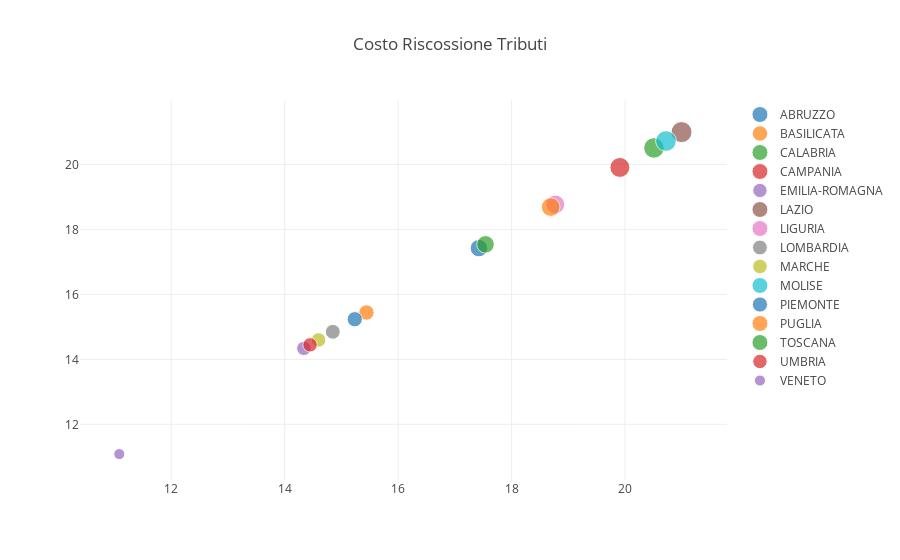
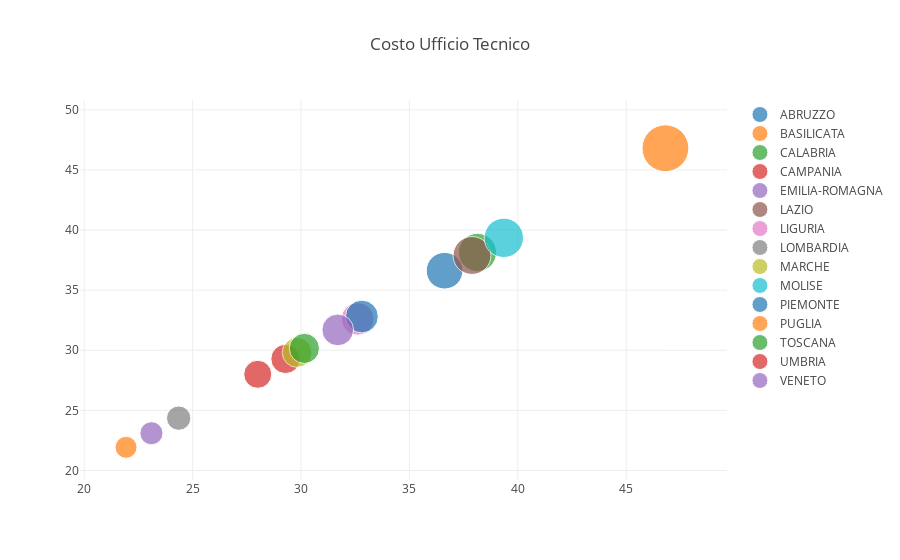
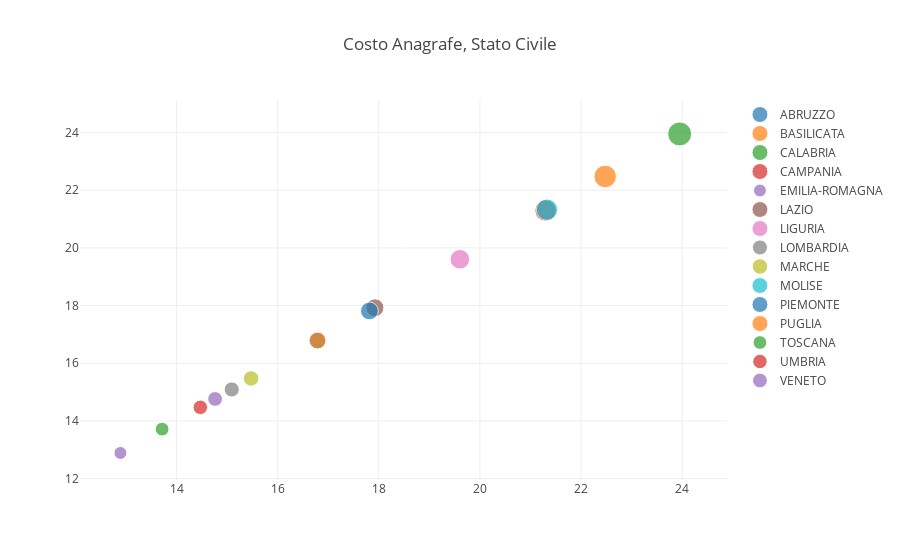
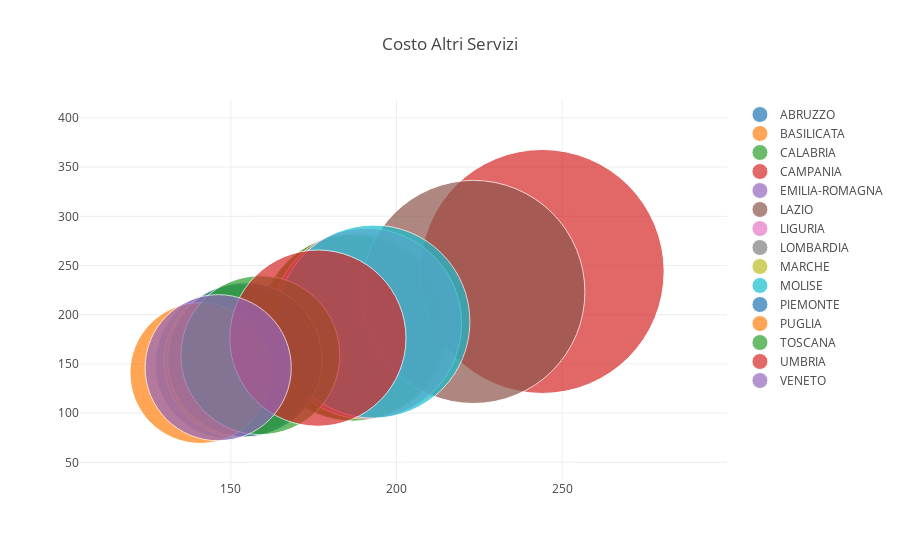

Source (notebook cell) for these figures, in order:
### Code cell
def create_bubble_chart(df, column_name):
    data= []
    for region, series in df.iterrows():
        data.append(
            go.Scatter(
                x = [series[column_name]],
                y = [series[column_name]],
                text = [column_name],
                mode='markers',
                marker=dict(
                    size=[series[column_name]]
                ),
                name=region
            )
        )

    layout = go.Layout(
        title = column_name.title()
    )

    fig = go.Figure(data=data, layout=layout)
    return fig
for c in costi_columns:
    fig = create_bubble_chart(df_media_costi, c)
    py.iplot(fig)

### Figure 1 — Plotly figure (JSON) as saved in the notebook; plotly's stock layout.template omitted (floating-point values rounded to 4 significant figures)
{"data": [{"marker": {"size": [17.42]}, "mode": "markers", "name": "ABRUZZO", "text": ["costo riscossione tributi"], "type": "scatter", "x": [17.42], "y": [17.42]}, {"marker": {"size": [15.44]}, "mode": "markers", "name": "BASILICATA", "text": ["costo riscossione tributi"], "type": "scatter", "x": [15.44], "y": [15.44]}, {"marker": {"size": [20.51]}, "mode": "markers", "name": "CALABRIA", "text": ["costo riscossione tributi"], "type": "scatter", "x": [20.51], "y": [20.51]}, {"marker": {"size": [19.91]}, "mode": "markers", "name": "CAMPANIA", "text": ["costo riscossione tributi"], "type": "scatter", "x": [19.91], "y": [19.91]}, {"marker": {"size": [14.34]}, "mode": "markers", "name": "EMILIA-ROMAGNA", "text": ["costo riscossione tributi"], "type": "scatter", "x": [14.34], "y": [14.34]}, {"marker": {"size": [20.99]}, "mode": "markers", "name": "LAZIO", "text": ["costo riscossione tributi"], "type": "scatter", "x": [20.99], "y": [20.99]}, {"marker": {"size": [18.77]}, "mode": "markers", "name": "LIGURIA", "text": ["costo riscossione tributi"], "type": "scatter", "x": [18.77], "y": [18.77]}, {"marker": {"size": [14.85]}, "mode": "markers", "name": "LOMBARDIA", "text": ["costo riscossione tributi"], "type": "scatter", "x": [14.85], "y": [14.85]}, {"marker": {"size": [14.6]}, "mode": "markers", "name": "MARCHE", "text": ["costo riscossione tributi"], "type": "scatter", "x": [14.6], "y": [14.6]}, {"marker": {"size": [20.72]}, "mode": "markers", "name": "MOLISE", "text": ["costo riscossione tributi"], "type": "scatter", "x": [20.72], "y": [20.72]}, {"marker": {"size": [15.24]}, "mode": "markers", "name": "PIEMONTE", "text": ["costo riscossione tributi"], "type": "scatter", "x": [15.24], "y": [15.24]}, {"marker": {"size": [18.69]}, "mode": "markers", "name": "PUGLIA", "text": ["costo riscossione tributi"], "type": "scatter", "x": [18.69], "y": [18.69]}, {"marker": {"size": [17.54]}, "mode": "markers", "name": "TOSCANA", "text": ["costo riscossione tributi"], "type": "scatter", "x": [17.54], "y": [17.54]}, {"marker": {"size": [14.45]}, "mode": "markers", "name": "UMBRIA", "text": ["costo riscossione tributi"], "type": "scatter", "x": [14.45], "y": [14.45]}, {"marker": {"size": [11.08]}, "mode": "markers", "name": "VENETO", "text": ["costo riscossione tributi"], "type": "scatter", "x": [11.08], "y": [11.08]}], "layout": {"title": "Costo Riscossione Tributi"}}

### Figure 2 — Plotly figure (JSON) as saved in the notebook; plotly's stock layout.template omitted (floating-point values rounded to 4 significant figures)
{"data": [{"marker": {"size": [36.62]}, "mode": "markers", "name": "ABRUZZO", "text": ["costo ufficio tecnico"], "type": "scatter", "x": [36.62], "y": [36.62]}, {"marker": {"size": [46.81]}, "mode": "markers", "name": "BASILICATA", "text": ["costo ufficio tecnico"], "type": "scatter", "x": [46.81], "y": [46.81]}, {"marker": {"size": [38.14]}, "mode": "markers", "name": "CALABRIA", "text": ["costo ufficio tecnico"], "type": "scatter", "x": [38.14], "y": [38.14]}, {"marker": {"size": [29.28]}, "mode": "markers", "name": "CAMPANIA", "text": ["costo ufficio tecnico"], "type": "scatter", "x": [29.28], "y": [29.28]}, {"marker": {"size": [23.1]}, "mode": "markers", "name": "EMILIA-ROMAGNA", "text": ["costo ufficio tecnico"], "type": "scatter", "x": [23.1], "y": [23.1]}, {"marker": {"size": [37.89]}, "mode": "markers", "name": "LAZIO", "text": ["costo ufficio tecnico"], "type": "scatter", "x": [37.89], "y": [37.89]}, {"marker": {"size": [32.61]}, "mode": "markers", "name": "LIGURIA", "text": ["costo ufficio tecnico"], "type": "scatter", "x": [32.61], "y": [32.61]}, {"marker": {"size": [24.36]}, "mode": "markers", "name": "LOMBARDIA", "text": ["costo ufficio tecnico"], "type": "scatter", "x": [24.36], "y": [24.36]}, {"marker": {"size": [29.82]}, "mode": "markers", "name": "MARCHE", "text": ["costo ufficio tecnico"], "type": "scatter", "x": [29.82], "y": [29.82]}, {"marker": {"size": [39.35]}, "mode": "markers", "name": "MOLISE", "text": ["costo ufficio tecnico"], "type": "scatter", "x": [39.35], "y": [39.35]}, {"marker": {"size": [32.81]}, "mode": "markers", "name": "PIEMONTE", "text": ["costo ufficio tecnico"], "type": "scatter", "x": [32.81], "y": [32.81]}, {"marker": {"size": [21.93]}, "mode": "markers", "name": "PUGLIA", "text": ["costo ufficio tecnico"], "type": "scatter", "x": [21.93], "y": [21.93]}, {"marker": {"size": [30.15]}, "mode": "markers", "name": "TOSCANA", "text": ["costo ufficio tecnico"], "type": "scatter", "x": [30.15], "y": [30.15]}, {"marker": {"size": [28.0]}, "mode": "markers", "name": "UMBRIA", "text": ["costo ufficio tecnico"], "type": "scatter", "x": [28.0], "y": [28.0]}, {"marker": {"size": [31.69]}, "mode": "markers", "name": "VENETO", "text": ["costo ufficio tecnico"], "type": "scatter", "x": [31.69], "y": [31.69]}], "layout": {"title": "Costo Ufficio Tecnico"}}

### Figure 3 — Plotly figure (JSON) as saved in the notebook; plotly's stock layout.template omitted (floating-point values rounded to 4 significant figures)
{"data": [{"marker": {"size": [16.78]}, "mode": "markers", "name": "ABRUZZO", "text": ["costo anagrafe, stato civile"], "type": "scatter", "x": [16.78], "y": [16.78]}, {"marker": {"size": [22.48]}, "mode": "markers", "name": "BASILICATA", "text": ["costo anagrafe, stato civile"], "type": "scatter", "x": [22.48], "y": [22.48]}, {"marker": {"size": [23.95]}, "mode": "markers", "name": "CALABRIA", "text": ["costo anagrafe, stato civile"], "type": "scatter", "x": [23.95], "y": [23.95]}, {"marker": {"size": [21.3]}, "mode": "markers", "name": "CAMPANIA", "text": ["costo anagrafe, stato civile"], "type": "scatter", "x": [21.3], "y": [21.3]}, {"marker": {"size": [12.89]}, "mode": "markers", "name": "EMILIA-ROMAGNA", "text": ["costo anagrafe, stato civile"], "type": "scatter", "x": [12.89], "y": [12.89]}, {"marker": {"size": [17.92]}, "mode": "markers", "name": "LAZIO", "text": ["costo anagrafe, stato civile"], "type": "scatter", "x": [17.92], "y": [17.92]}, {"marker": {"size": [19.6]}, "mode": "markers", "name": "LIGURIA", "text": ["costo anagrafe, stato civile"], "type": "scatter", "x": [19.6], "y": [19.6]}, {"marker": {"size": [15.09]}, "mode": "markers", "name": "LOMBARDIA", "text": ["costo anagrafe, stato civile"], "type": "scatter", "x": [15.09], "y": [15.09]}, {"marker": {"size": [15.47]}, "mode": "markers", "name": "MARCHE", "text": ["costo anagrafe, stato civile"], "type": "scatter", "x": [15.47], "y": [15.47]}, {"marker": {"size": [21.33]}, "mode": "markers", "name": "MOLISE", "text": ["costo anagrafe, stato civile"], "type": "scatter", "x": [21.33], "y": [21.33]}, {"marker": {"size": [17.81]}, "mode": "markers", "name": "PIEMONTE", "text": ["costo anagrafe, stato civile"], "type": "scatter", "x": [17.81], "y": [17.81]}, {"marker": {"size": [16.79]}, "mode": "markers", "name": "PUGLIA", "text": ["costo anagrafe, stato civile"], "type": "scatter", "x": [16.79], "y": [16.79]}, {"marker": {"size": [13.72]}, "mode": "markers", "name": "TOSCANA", "text": ["costo anagrafe, stato civile"], "type": "scatter", "x": [13.72], "y": [13.72]}, {"marker": {"size": [14.47]}, "mode": "markers", "name": "UMBRIA", "text": ["costo anagrafe, stato civile"], "type": "scatter", "x": [14.47], "y": [14.47]}, {"marker": {"size": [14.76]}, "mode": "markers", "name": "VENETO", "text": ["costo anagrafe, stato civile"], "type": "scatter", "x": [14.76], "y": [14.76]}], "layout": {"title": "Costo Anagrafe, Stato Civile"}}

### Figure 4 — Plotly figure (JSON) as saved in the notebook; plotly's stock layout.template omitted (floating-point values rounded to 4 significant figures)
{"data": [{"marker": {"size": [149.8]}, "mode": "markers", "name": "ABRUZZO", "text": ["costo altri servizi"], "type": "scatter", "x": [149.8], "y": [149.8]}, {"marker": {"size": [187.6]}, "mode": "markers", "name": "BASILICATA", "text": ["costo altri servizi"], "type": "scatter", "x": [187.6], "y": [187.6]}, {"marker": {"size": [186.7]}, "mode": "markers", "name": "CALABRIA", "text": ["costo altri servizi"], "type": "scatter", "x": [186.7], "y": [186.7]}, {"marker": {"size": [244.0]}, "mode": "markers", "name": "CAMPANIA", "text": ["costo altri servizi"], "type": "scatter", "x": [244.0], "y": [244.0]}, {"marker": {"size": [153.8]}, "mode": "markers", "name": "EMILIA-ROMAGNA", "text": ["costo altri servizi"], "type": "scatter", "x": [153.8], "y": [153.8]}, {"marker": {"size": [223.2]}, "mode": "markers", "name": "LAZIO", "text": ["costo altri servizi"], "type": "scatter", "x": [223.2], "y": [223.2]}, {"marker": {"size": [190.9]}, "mode": "markers", "name": "LIGURIA", "text": ["costo altri servizi"], "type": "scatter", "x": [190.9], "y": [190.9]}, {"marker": {"size": [152.8]}, "mode": "markers", "name": "LOMBARDIA", "text": ["costo altri servizi"], "type": "scatter", "x": [152.8], "y": [152.8]}, {"marker": {"size": [152.9]}, "mode": "markers", "name": "MARCHE", "text": ["costo altri servizi"], "type": "scatter", "x": [152.9], "y": [152.9]}, {"marker": {"size": [193.0]}, "mode": "markers", "name": "MOLISE", "text": ["costo altri servizi"], "type": "scatter", "x": [193.0], "y": [193.0]}, {"marker": {"size": [154.2]}, "mode": "markers", "name": "PIEMONTE", "text": ["costo altri servizi"], "type": "scatter", "x": [154.2], "y": [154.2]}, {"marker": {"size": [140.8]}, "mode": "markers", "name": "PUGLIA", "text": ["costo altri servizi"], "type": "scatter", "x": [140.8], "y": [140.8]}, {"marker": {"size": [158.9]}, "mode": "markers", "name": "TOSCANA", "text": ["costo altri servizi"], "type": "scatter", "x": [158.9], "y": [158.9]}, {"marker": {"size": [176.3]}, "mode": "markers", "name": "UMBRIA", "text": ["costo altri servizi"], "type": "scatter", "x": [176.3], "y": [176.3]}, {"marker": {"size": [146.2]}, "mode": "markers", "name": "VENETO", "text": ["costo altri servizi"], "type": "scatter", "x": [146.2], "y": [146.2]}], "layout": {"title": "Costo Altri Servizi"}}
